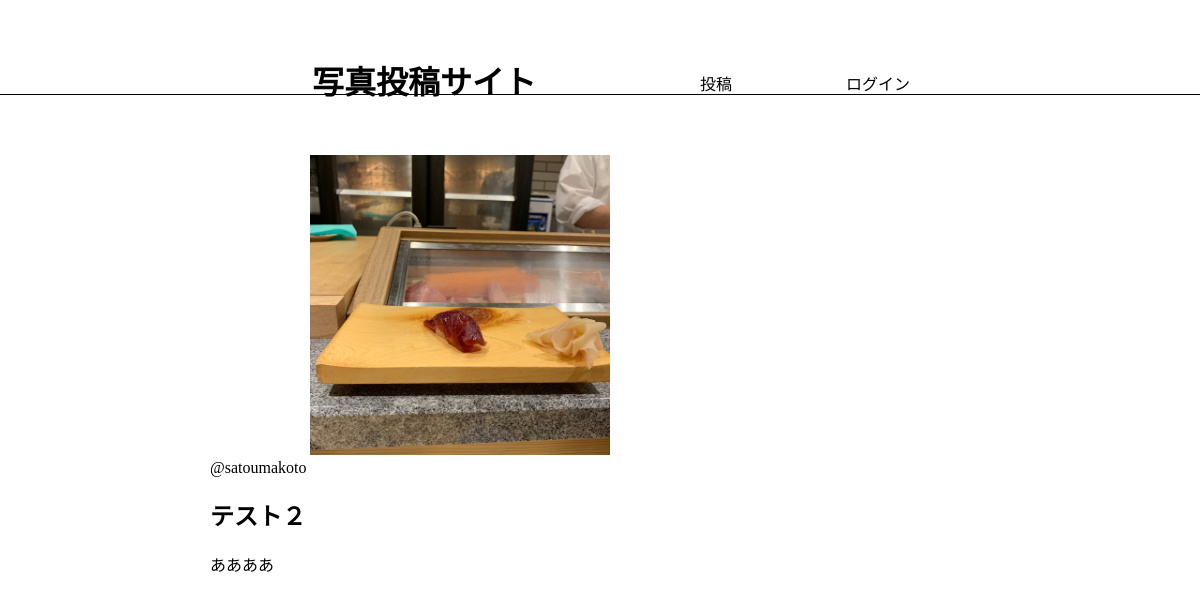
The page /photos/2/ on the database its author committed.
### app/models.py (models this page shows, shortened)
class Photo(models.Model):
    title = models.CharField(max_length=150)
    comment = models.TextField(blank=True)
    image = models.ImageField(upload_to='photos')
    category = models.ForeignKey(Category,on_delete=models.PROTECT)
    user = models.ForeignKey(User, on_delete=models.CASCADE)
    created_at = models.DateTimeField(auto_now=True)

### app/views.py (the view)
# urls.py: path('photos/<int:pk>/', views.photos_detail, name='photos_detail'),
def photos_detail(request, pk):
    photo = get_object_or_404(Photo, pk=pk)
    return render(request, 'app/photos_detail.html', {'photo': photo})

### app/templates/app/photos_detail.html (shortened to what this page needs)
{% extends 'app/base.html' %}
{% block content %}
<div class="photo-detail">
<img src="{{ photo.image.url }}" class="photo-img">
<div class="photo-info">
   <a href="{% url 'app:users_detail'
   photo.user.id %}">@{{ photo.user }}</a>
</div>
<h2>{{ photo.title }}</h2>
<p>{{ photo.comment }}</p>
{% endblock %}

### static/css/style.css (style rules this page uses)
html, body { margin: 0; }
div { box-sizing: border-box; }
a { text-decoration: none; color: #000; }
.photo-img { width: 100%; max-width: 500px; height: 300px; object-fit: cover; border-radius: 4px; }
.photo-detail .photo-img { object-fit: contain; }

### rows shown on the page
Photo: image (picture), user "satoumakoto", title "テスト２", comment "ああああ"
